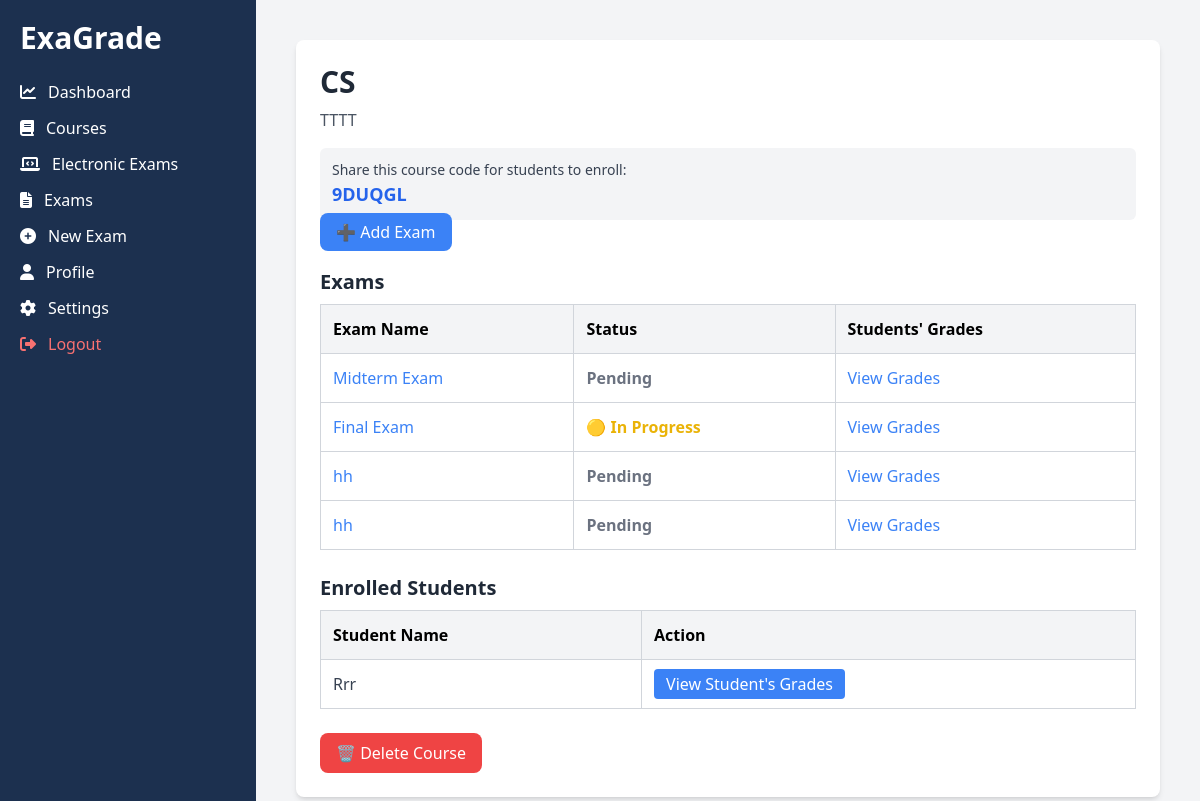
The page /courses/1/ (signed in) on the database its author committed.
### courses/models.py (models this page shows, shortened)
class Course(models.Model):
    name = models.CharField(max_length=255)
    description = models.TextField(blank=True, null=True)
    instructor = models.ForeignKey(CustomUser, on_delete=models.CASCADE, related_name="courses")
    students = models.ManyToManyField(CustomUser, related_name="enrolled_courses", blank=True)
    course_code = models.CharField(max_length=6, unique=True, blank=True)  # Unique 6-digit code

### exams/models.py (models this page shows, shortened)
class Exam(models.Model):
    STATUS_CHOICES = [
        ("done", "Done"),
        ("progress", "Progress"),
        ("pending", "Pending"),
        ("requires_attention", "Requires Attention"),
    ]
    name = models.CharField(max_length=255)
    course = models.ForeignKey("courses.Course", on_delete=models.CASCADE, related_name="exams")
    created_at = models.DateTimeField(auto_now_add=True)
    status = models.CharField(max_length=20, choices=STATUS_CHOICES, default="pending")
    instructor = models.ForeignKey(CustomUser, on_delete=models.CASCADE, related_name="exams")
    solution_module = models.FileField(upload_to="exams/solution_modules/", blank=True, null=True)
    student_paper = models.FileField(upload_to="exams/student_papers/", blank=True, null=True)
    pdf_file = models.FileField(upload_to="exams/pdfs/", blank=True, null=True)

### users/models.py (models this page shows, shortened)
class CustomUser(AbstractUser):
    is_instructor = models.BooleanField(default=False)
    is_student = models.BooleanField(default=False)
    phone_number = models.CharField(max_length=15, blank=True, null=True)
    bio = models.TextField(blank=True, null=True)
    student_responses = models.ManyToManyField("electronic_exams.StudentResponse", related_name="grades_received", blank=True)
    profile_image = models.ImageField(
        upload_to="profiles/",
        default="profiles/profile-default.png",
        null=True,
        blank=True
    )

### courses/views.py (the view)
# urls.py: path("<int:course_id>/", course_detail_view, name="detail"),  # Course detail view
@login_required
def course_detail_view(request, course_id):
    course = get_object_or_404(Course, id=course_id)
    exams = Exam.objects.filter(course=course)
    Grade = apps.get_model("exams", "Grade")
    students = course.students.all() if request.user.is_instructor else None
    student_grades = {}
    if request.user.is_student:
        for exam in exams:
            grade = Grade.objects.filter(exam=exam, student=request.user).first()
            student_grades[exam.id] = grade.score if grade else None
    return render(request, "courses/course_detail.html", {
        "course": course,
        "exams": exams,
        "students": students,  # Only passed for instructors
        "student_grades": student_grades,  # ✅ Pass as a dictionary
    })

### courses/templates/courses/course_detail.html (shortened to what this page needs)
{% extends "base.html" %}
{% block content %}
<div class="max-w-5xl mx-auto bg-white p-6 rounded-lg shadow-md">
    <h1 class="text-3xl font-bold text-gray-800">{{ course.name }}</h1>
    <p class="text-gray-600 mt-2">{{ course.description }}</p>
    {% if request.user.is_instructor %}
    <div class="mt-4 bg-gray-100 p-3 rounded-md">
        <p class="text-sm text-gray-700">Share this course code for students to enroll:</p>
        <span class="font-bold text-lg text-blue-600">{{ course.course_code }}</span>
    </div>
    {% endif %}
    {% if request.user.is_instructor %}
    <a href="{% url 'exams:add' %}?course_id={{ course.id }}" class="mt-4 bg-blue-500 text-white py-2 px-4 rounded-lg hover:bg-blue-600 transition">
        ➕ Add Exam
    </a>
    {% endif %}
    <h2 class="text-xl font-semibold text-gray-800 mt-6">Exams</h2>
    <div class="mt-2 overflow-x-auto">
        {% if exams %}
        <table class="w-full border-collapse border border-gray-300">
            <thead>
                <tr class="bg-gray-100 text-left">
                    <th class="p-3 border border-gray-300">Exam Name</th>
                    {% if request.user.is_instructor %}
                    <th class="p-3 border border-gray-300">Status</th>
                    <th class="p-3 border border-gray-300">Students' Grades</th>
                    {% else %}
                    <th class="p-3 border border-gray-300">Your Grade</th>
                    <th class="p-3 border border-gray-300">Take Exam</th>
                    {% endif %}
                </tr>
            </thead>
            <tbody>
                {% for exam in exams %}
                <tr>
                    <td class="p-3 border border-gray-300">
                        <a href="{% url 'exams:detail' exam.id %}" class="text-blue-500 hover:underline">
                            {{ exam.name }}
                        </a>
                    </td>
                    {% if request.user.is_instructor %}
                    <td class="p-3 border border-gray-300">
                        {% if exam.status == "done" %}
                            <span class="text-green-500 font-semibold">🟢 Done</span>
                        {% elif exam.status == "progress" %}
                            <span class="text-yellow-500 font-semibold">🟡 In Progress</span>
                        {% else %}
                            <span class="text-gray-500 font-semibold">Pending</span>
                        {% endif %}
                    </td>
                    <td class="p-3 border border-gray-300">
                        <a href="{% url 'electronic_exams:exam_students_grades' exam.id %}" class="text-blue-500 hover:underline">
                            View Grades
                        </a>
                    </td>
                    {% endif %}
                </tr>
                {% endfor %}
            </tbody>
        </table>
        {% else %}
        <p class="text-gray-500 mt-4">No exams available for this course.</p>
        {% endif %}
    </div>
    {% if request.user.is_instructor %}
    <h2 class="text-xl font-semibold text-gray-800 mt-6">Enrolled Students</h2>
    <div class="mt-2 overflow-x-auto">
        {% if students %}
        <table class="w-full border-collapse border border-gray-300">
            <thead>
                <tr class="bg-gray-100 text-left">
                    <th class="p-3 border border-gray-300">Student Name</th>
                    <th class="p-3 border border-gray-300">Action</th>
                </tr>
            </thead>
            <tbody>
                {% for student in students %}
                <tr>
                    <td class="p-3 border border-gray-300 text-gray-700">{{ student.username }}</td>
                    <td class="p-3 border border-gray-300">
                        <a href="{% url 'exams:student_grades' student.id %}" class="px-3 py-1 bg-blue-500 text-white rounded hover:bg-blue-600">
                            View Student's Grades
                        </a>
                    </td>
                </tr>
                {% endfor %}
            </tbody>
        </table>
        {% else %}
        <p class="text-gray-500">No students enrolled yet.</p>
        {% endif %}
    </div>
    {% endif %}
    {% if request.user.is_instructor %}
    <button onclick="showModal()" class="mt-6 bg-red-500 text-white px-4 py-2 rounded-lg hover:bg-red-600 transition">
        🗑 Delete Course
    </button>
    {% endif %}
</div>
{% endblock %}

### rows shown on the page
Course: name "CS", description "TTTT", course_code "9DUQGL"
Exam: name "Midterm Exam", status "Pending"
Exam: name "Final Exam", status "🟡 In Progress"
Exam: name "hh", status "Pending"
Exam: name "hh", status "Pending"
CustomUser: username "Rrr"
